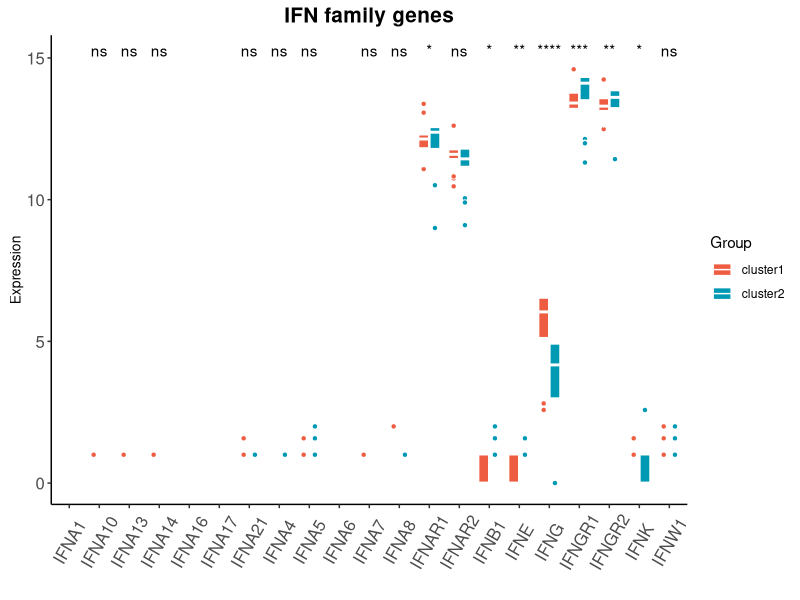

Reproduce this figure in R.

rm(list = ls())
rt=read.table("IFN_gene.txt",sep="\t",header=T,row.names=1,check.names=F)   
rt1=rt[,-1]
rt1=t(rt1)

library(tidyverse)
rt1=as.data.frame(t(rt1))
dat <- rt1 %>% as.data.frame() %>%
  rownames_to_column("Sample") %>% 
  gather(key = Complement_Gene,value = Expression,-Sample)
dat$Group = rt[,1]
library(ggpubr)
ggplot(dat,aes(Complement_Gene,Expression,fill = Group)) + 
  geom_boxplot(outlier.shape = 21,color = "white") + 
  labs(title = "IFN family genes", 
       x="",y = "Expression") +
  theme(legend.position = "top") + theme_classic()  + 
  theme(axis.title.y =  element_text(size = 10,vjust = 0.5,hjust = 0.5))+
  theme(axis.text.x = element_text(size = 12,angle = 45,vjust = 0.5,hjust = 0.5))+
  theme(axis.text.y = element_text(size = 12))+
  theme(plot.title = element_text(hjust = 0.5,size=15,face="bold"))+
  
  theme(axis.text.x = element_text(angle=60,vjust = 0.5))+
  scale_fill_manual(values = c("tomato2","#0099B4FF"))+ stat_compare_means(aes(group = Group,label = ..p.signif..),method = "wilcox.test")
ggsave("Figure_E.pdf",width = 8,height =4)


